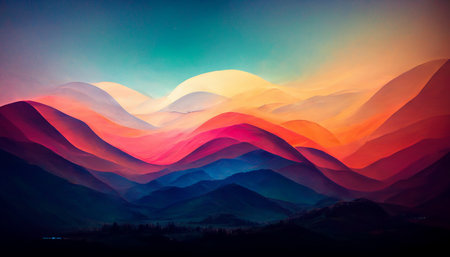
#> input picture python-1-array/resources/landscape.jpg, 450 x 257 px
$ python pimp_image.py
#> lines starting #> are read from the running program, lines starting #| are printed output that depends on the picture
### python-1-array/ex05/load_image.py
from PIL import Image, UnidentifiedImageError
import numpy as np


def ft_load(path: str) -> np.ndarray:
    """
    Load image as ndarray show the shape and return it

    Parameters
    ----------
        path (str)
            path location of image jpg, png etc.

    Return
    ------
        ndarray
    """
    try:
        img = Image.open(path)
        img_np = np.array(img)
        print(f'The shape of image is: {img_np.shape}')
        return img_np
    except FileNotFoundError:
        print('Error: File Not Found')
        exit(1)
    except UnidentifiedImageError as msg:
        print(f'Error: {msg}')
        exit(1)


# [40 lines left out: function ft_zoom, not called in this run]


# [2 lines that do not run on import are left out]

### python-1-array/ex05/pimp_image.py
import numpy as np
from PIL import Image
from load_image import ft_load


def ft_invert(array: np.ndarray) -> np.ndarray:
    """
    Invert RGB color with numpy broadcasting methond\n
    https://numpy.org/doc/2.3/user/absolute_beginners.html#broadcasting

    Parameters
    ----------
        array (ndarray):
            Expected 3 Dimension Array represent to Image RGB color

    Return
    ------
        ndarray: new ndarray
    """
    return 255 - array


def ft_red(array: np.ndarray) -> np.ndarray:
    """
    Set green, blue channel with numpy broadcasting methond\n
    https://numpy.org/doc/2.3/user/absolute_beginners.html#broadcasting

    Parameters
    ----------
        array (ndarray):
            Expected 3 Dimension Array represent to Image RGB color

    Return
    ------
        ndarray: new ndarray
    """
    new_array = array.copy()
    new_array[:, :, 1:3] = 0
    return new_array


def ft_green(array: np.ndarray) -> np.ndarray:
    """
    Set red, blue channel with numpy broadcasting methond\n
    https://numpy.org/doc/2.3/user/absolute_beginners.html#broadcasting

    Parameters
    ----------
        array (ndarray):
            Expected 3 Dimension Array represent to Image RGB color

    Return
    ------
        ndarray: new ndarray
    """
    new_array = array.copy()
    new_array[:, :, [0, 2]] = 0
    return new_array


def ft_blue(array: np.ndarray) -> np.ndarray:
    """
    Set red, green channel with numpy broadcasting methond\n
    https://numpy.org/doc/2.3/user/absolute_beginners.html#broadcasting

    Parameters
    ----------
        array (ndarray):
            Expected 3 Dimension Array represent to Image RGB color

    Return
    ------
        ndarray: new ndarray
    """
    new_array = array.copy()
    new_array[:, :, :2] = 0
    return new_array


def ft_gray(array: np.ndarray) -> np.ndarray:
    """
    calculate average of RGB like (R+G+B)/3
    https://web.stanford.edu/class/cs101/image-6-grayscale-adva.html

    Parameters
    ----------
        array (ndarray):
            Expected 3 Dimension Array represent to Image RGB color

    Return
    ------
        ndarray: new ndarray
    """
    return (np.sum(array, axis=2) / 3).astype(array.dtype)


def combine_images_grid(images: list[Image.Image],
                        cols: int = 3,
                        padding: int = 10,
                        background_color: str = 'white') -> Image.Image:
    """
    combine images to one image

    Parameters
    ----------
        images (list[Image]):
        cols (int): number of image column
        padding (int): padding with space of pixel
        background (str): backgroud color

    Return
    ------
        Image of PIL
    """
    if not images:
        return None

    # find maximum size
    max_width = max(img.width for img in images)
    max_height = max(img.height for img in images)

    # find number of rows
    rows = (len(images) + cols - 1) // cols

    # calculate size of new Image
    total_width = cols * max_width + (cols + 1) * padding
    total_height = rows * max_height + (rows + 1) * padding

    # create combined image with calculated size
    combined = Image.new('RGB', (total_width, total_height), background_color)

    # paste each image to combined image
    for i, img in enumerate(images):
        row, col = divmod(i, cols)

        # calculate position
        x = padding + col * (max_width + padding)
        y = padding + row * (max_height + padding)

        # some image small, set new position for center grid
        if img.width < max_width:
            x += (max_width - img.width) // 2
        if img.height < max_height:
            y += (max_height - img.height) // 2

        combined.paste(img, (x, y))

    return combined


def main():
    """
    main fo test pimp_image.py
    """
    original = ft_load('../resources/landscape.jpg')
#> in ft_load, img is the input picture: PIL image 450x257 RGB; mean R, G, B 98.7, 79.1, 89.1
#| The shape of image is: (257, 450, 3)
    # print(original)
    invert = ft_invert(original)
#> in ft_invert, `return 255 - array`:
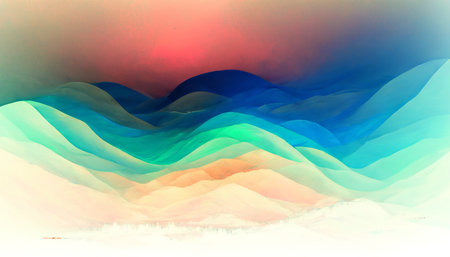
#> returned value: shape (257, 450, 3); mean of channels 0, 1, 2 156.3, 175.9, 165.9; drawn as R, G, B
    red = ft_red(original)
#> in ft_red, `new_array[:, :, 1:3] = 0`:
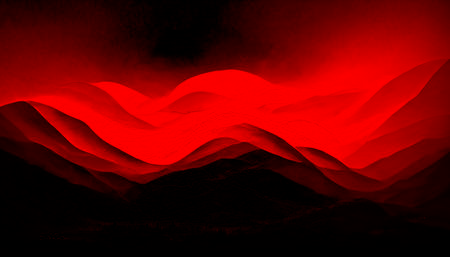
#> new_array: shape (257, 450, 3); mean R, G, B 98.7, 0, 0
    green = ft_green(original)
#> in ft_green, `new_array[:, :, [0, 2]] = 0`:
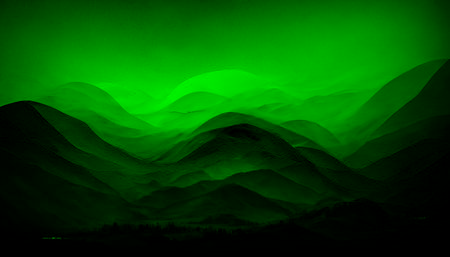
#> new_array: shape (257, 450, 3); mean R, G, B 0, 79.1, 0
    blue = ft_blue(original)
#> in ft_blue, `new_array[:, :, :2] = 0`:
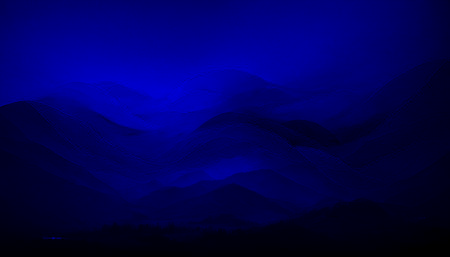
#> new_array: shape (257, 450, 3); mean R, G, B 0, 0, 89.1
    gray = ft_gray(original)
#> in ft_gray, `return (np.sum(array, axis=2) / 3).astype(array.dtype)`:
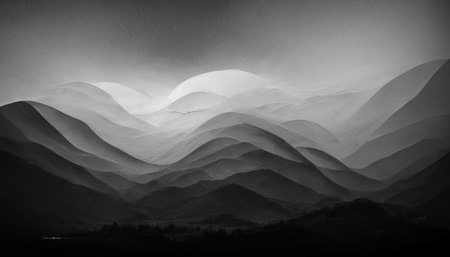
#> returned value: shape (257, 450); min 0, max 239, mean 88.7

    images_np = [original, invert, red, green, blue, gray]
    images = []
    for img in images_np:
        images.append(Image.fromarray(img))
#> this loop made 6 passes
#> after the loop, images = 6 items
    grid_image = combine_images_grid(images, cols=2)
#> in combine_images_grid, `max_width = max(img.width for img in images)`: max_width = 450
#> in combine_images_grid, `max_height = max(img.height for img in images)`: max_height = 257
#> in combine_images_grid, `rows = (len(images) + cols - 1) // cols`: rows = 3
#> in combine_images_grid, `total_width = cols * max_width + (cols + 1) * padding`: total_width = 930
#> in combine_images_grid, `total_height = rows * max_height + (rows + 1) * padding`: total_height = 811
#> in combine_images_grid, `combined = Image.new('RGB', (total_width, total_height), background_co..`: combined: PIL image 930x811 RGB; every value is 255
#> the loop in combine_images_grid, `for i, img in enumerate(images):` made 6 passes
#> (row, col, x, y) on passes 1 to 6: (0, 0, 10, 10), (0, 1, 470, 10), (1, 0, 10, 277), (1, 1, 470, 277), (2, 0, 10, 544), (2, 1, 470, 544)
#> after the loop in combine_images_grid, `for i, img in enumerate(images):`:
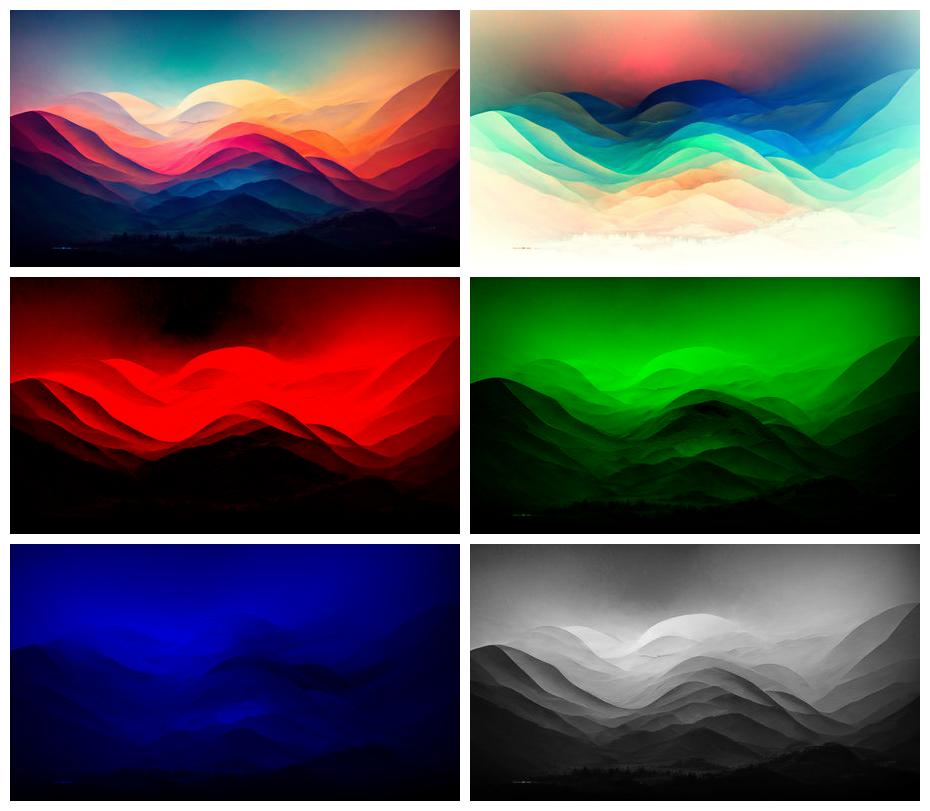
#> combined: PIL image 930x811 RGB; mean R, G, B 88.2, 85.2, 86.8
    grid_image.show()
    # print(ft_invert.__doc__)


if __name__ == '__main__':
    main()

$ run again, with python-1-array/resources/animal.jpeg copied over python-1-array/resources/landscape.jpg
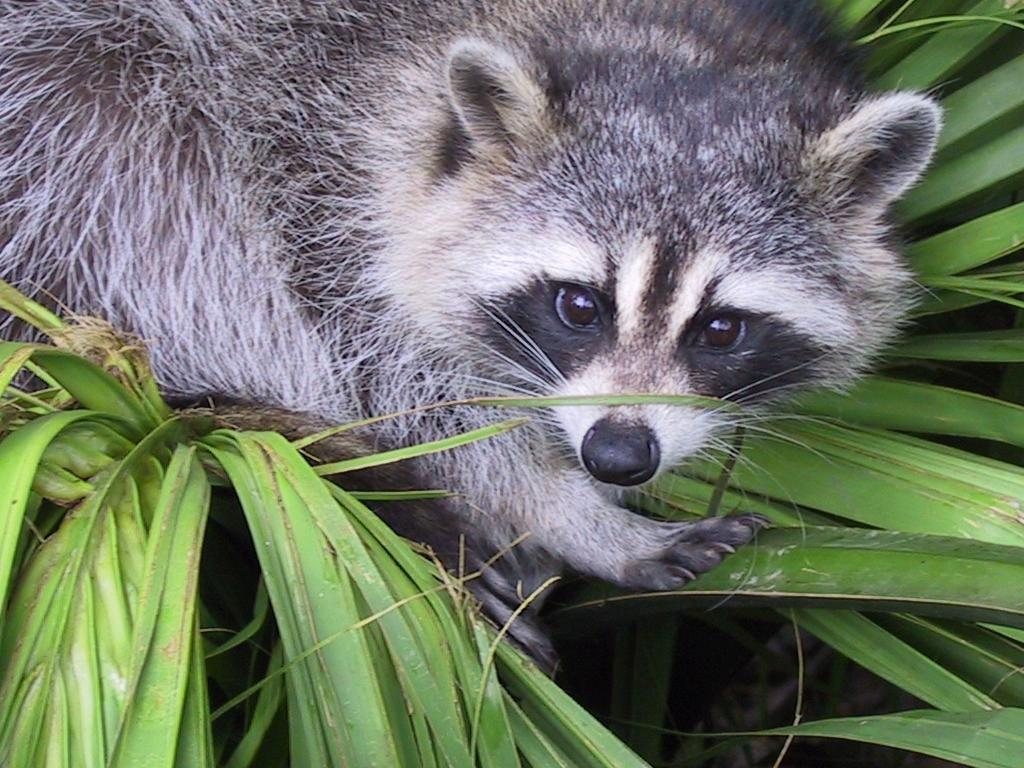
#> input picture python-1-array/resources/animal.jpeg, 1024 x 768 px
#> in ft_load, img is the input picture: PIL image 1024x768 RGB; mean R, G, B 110.7, 117.7, 102.1
#| The shape of image is: (768, 1024, 3)
#> in ft_gray, `return (np.sum(array, axis=2) / 3).astype(array.dtype)`:
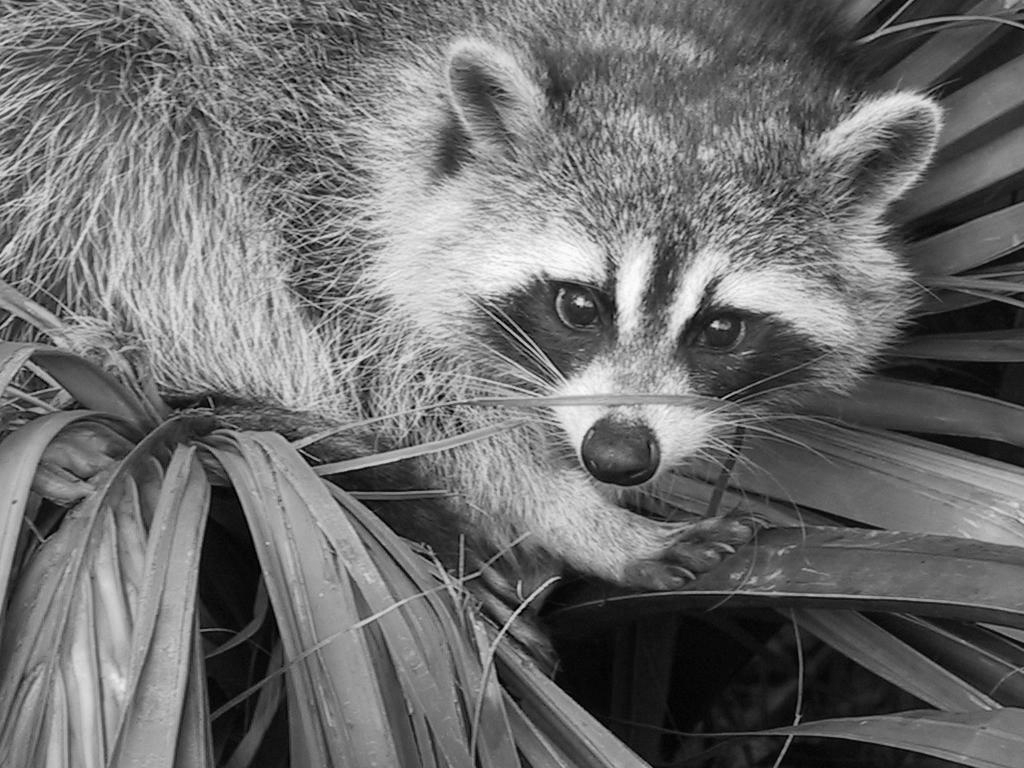
#> returned value: shape (768, 1024); min 0, max 254, mean 109.8
#> the loop in main, `for img in images_np:` made 6 passes
#> after the loop in main, `for img in images_np:`: images = 6 items
#> max_width = 1024
#> max_height = 768
#> rows = 3
#> total_width = 2078
#> total_height = 2344
#> the loop in combine_images_grid, `for i, img in enumerate(images):` made 6 passes
#> (row, col, x, y) on passes 1 to 6: (0, 0, 10, 10), (0, 1, 1044, 10), (1, 0, 10, 788), (1, 1, 1044, 788), (2, 0, 10, 1566), (2, 1, 1044, 1566)
#> after the loop in combine_images_grid, `for i, img in enumerate(images):`:
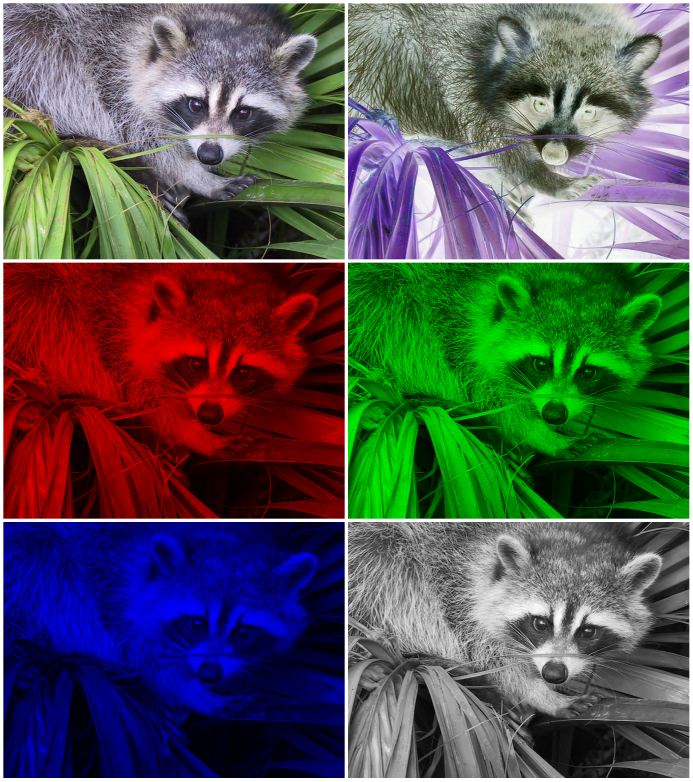
#> combined: PIL image 2078x2344 RGB (shown at 1/3 size); mean R, G, B 84.8, 85.9, 83.4
